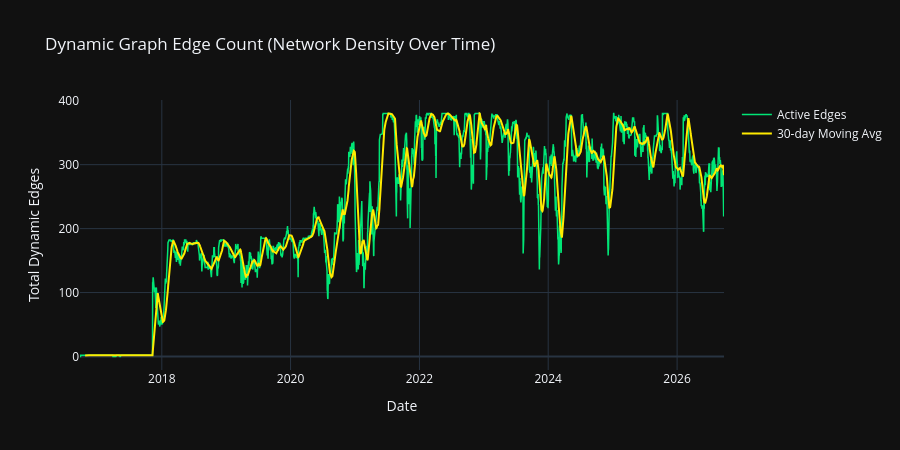

The cell this chart's notebook holds for it:
### Markdown cell above
## 3. Dynamic Graph Evolution: Panic Contagion Effect

In dynamic graph neural networks, the number of active edges changes over time. During quiet regimes, only closely related coins correlate. During systemic panics, market-wide sell-offs cause correlations to spike, creating dense graph clusters.

### Code cell
# Extract number of edges across all 3,653 snapshots
edge_counts = [e.size(1) for e in edge_indices]
edge_series = pd.Series(edge_counts, index=timestamps)

fig_edges = go.Figure()
fig_edges.add_trace(go.Scatter(
    x=edge_series.index,
    y=edge_series,
    mode="lines",
    name="Active Edges",
    line=dict(color="#00e676", width=1.5)
))

# Overlay 30-day moving average of graph density
fig_edges.add_trace(go.Scatter(
    x=edge_series.index,
    y=edge_series.rolling(30).mean(),
    mode="lines",
    name="30-day Moving Avg",
    line=dict(color="#ffea00", width=2)
))

fig_edges.update_layout(
    title="Dynamic Graph Edge Count (Network Density Over Time)",
    xaxis_title="Date",
    yaxis_title="Total Dynamic Edges",
    template="plotly_dark",
    height=450
)
fig_edges.show()

### Figure 1 — Plotly figure (JSON) as saved in the notebook; plotly's stock layout.template omitted (floating-point values rounded to 4 significant figures; data arrays with more than 128 entries replaced by an {"elided": "..."} marker saying what was removed)
{"data": [{"line": {"color": "#00e676", "width": 1.5}, "mode": "lines", "name": "Active Edges", "type": "scatter", "x": {"elided": "3653 str values"}, "y": {"elided": "3653 int values"}}, {"line": {"color": "#ffea00", "width": 2}, "mode": "lines", "name": "30-day Moving Avg", "type": "scatter", "x": {"elided": "3653 str values"}, "y": {"elided": "3653 float values"}}], "layout": {"height": 450, "title": {"text": "Dynamic Graph Edge Count (Network Density Over Time)"}, "xaxis": {"title": {"text": "Date"}}, "yaxis": {"title": {"text": "Total Dynamic Edges"}}}}
